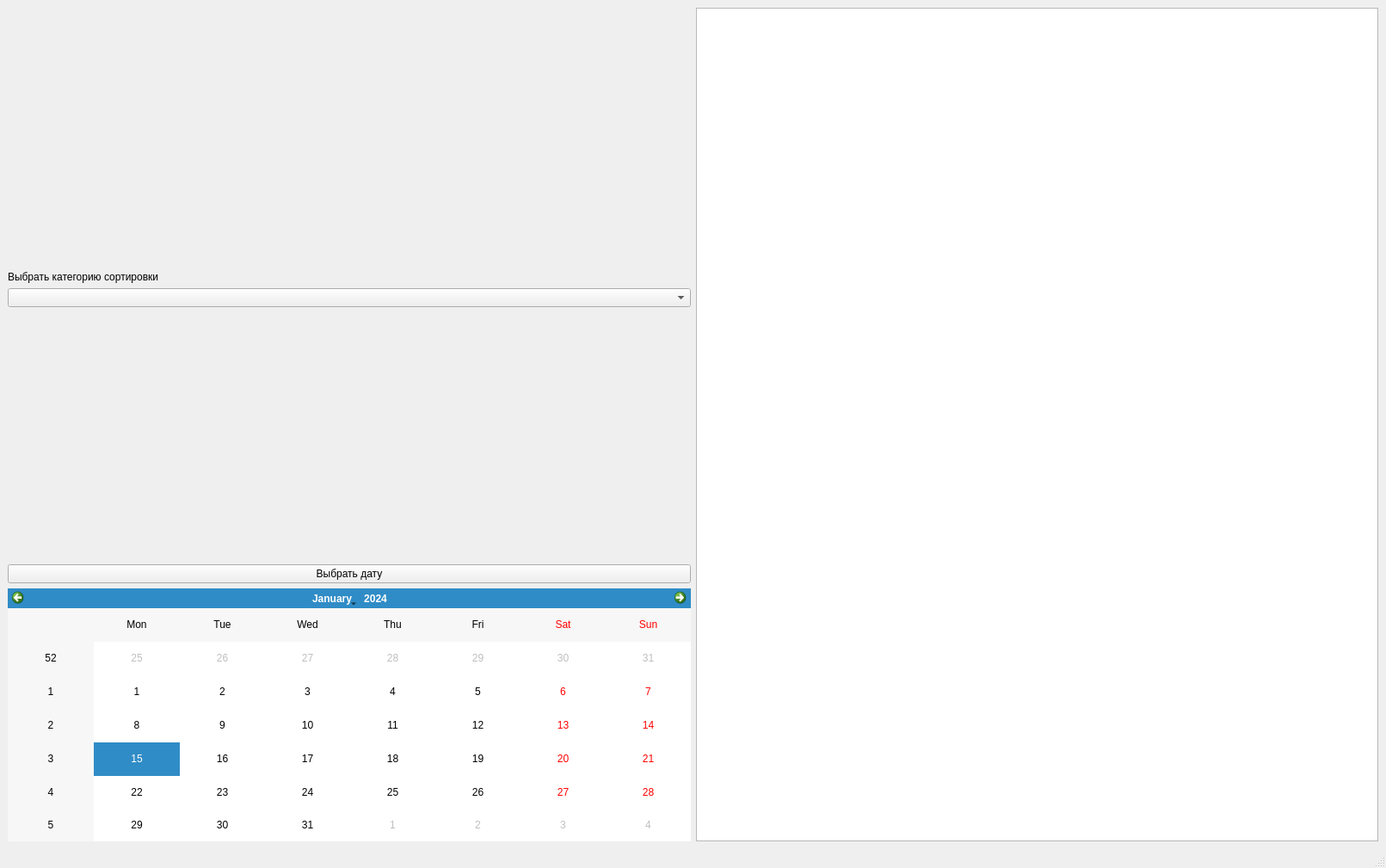
<?xml version="1.0" encoding="UTF-8"?>
<ui version="4.0">
 <class>MainWindow</class>
 <widget class="QMainWindow" name="MainWindow">
  <property name="geometry">
   <rect>
    <x>0</x>
    <y>0</y>
    <width>1611</width>
    <height>1009</height>
   </rect>
  </property>
  <property name="windowTitle">
   <string>MainWindow</string>
  </property>
  <widget class="QWidget" name="centralwidget">
   <layout class="QGridLayout" name="gridLayout">
    <item row="1" column="1" rowspan="8">
     <widget class="QTableWidget" name="tableWidget"/>
    </item>
    <item row="6" column="0">
     <spacer name="verticalSpacer">
      <property name="orientation">
       <enum>Qt::Vertical</enum>
      </property>
      <property name="sizeHint" stdset="0">
       <size>
        <width>20</width>
        <height>40</height>
       </size>
      </property>
     </spacer>
    </item>
    <item row="7" column="0">
     <widget class="QPushButton" name="pushButton">
      <property name="text">
       <string>Выбрать дату</string>
      </property>
     </widget>
    </item>
    <item row="2" column="0">
     <spacer name="verticalSpacer_2">
      <property name="orientation">
       <enum>Qt::Vertical</enum>
      </property>
      <property name="sizeHint" stdset="0">
       <size>
        <width>20</width>
        <height>40</height>
       </size>
      </property>
     </spacer>
    </item>
    <item row="8" column="0">
     <widget class="QCalendarWidget" name="calendarWidget"/>
    </item>
    <item row="5" column="0">
     <widget class="QComboBox" name="comboBox"/>
    </item>
    <item row="4" column="0">
     <widget class="QLabel" name="label">
      <property name="text">
       <string>Выбрать категорию сортировки</string>
      </property>
     </widget>
    </item>
   </layout>
  </widget>
  <widget class="QMenuBar" name="menubar">
   <property name="geometry">
    <rect>
     <x>0</x>
     <y>0</y>
     <width>1611</width>
     <height>26</height>
    </rect>
   </property>
  </widget>
  <widget class="QStatusBar" name="statusbar"/>
 </widget>
 <resources/>
 <connections/>
</ui>
